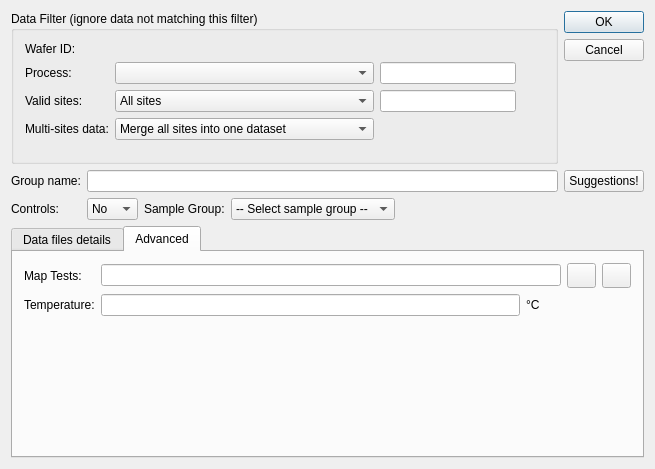
<?xml version="1.0" encoding="UTF-8"?>
<ui version="4.0">
 <class>FilterDialogBase</class>
 <widget class="QDialog" name="FilterDialogBase">
  <property name="geometry">
   <rect>
    <x>0</x>
    <y>0</y>
    <width>655</width>
    <height>469</height>
   </rect>
  </property>
  <property name="windowTitle">
   <string>File Properties</string>
  </property>
  <property name="windowIcon">
   <iconset resource="gex.qrc">
    <normaloff>:/gex/icons/gex_application_48x48.png</normaloff>:/gex/icons/gex_application_48x48.png</iconset>
  </property>
  <property name="autoFillBackground">
   <bool>true</bool>
  </property>
  <layout class="QGridLayout" name="gridLayout_2">
   <item row="0" column="0" colspan="5">
    <widget class="QGroupBox" name="groupBox">
     <property name="title">
      <string>Data Filter (ignore data not matching this filter)</string>
     </property>
     <layout class="QGridLayout" name="gridLayout">
      <property name="sizeConstraint">
       <enum>QLayout::SetMaximumSize</enum>
      </property>
      <item row="0" column="0" colspan="2">
       <widget class="QFrame" name="mUi_qfPtrWaferDisplayFrame">
        <property name="enabled">
         <bool>true</bool>
        </property>
        <property name="frameShape">
         <enum>QFrame::NoFrame</enum>
        </property>
        <property name="frameShadow">
         <enum>QFrame::Raised</enum>
        </property>
        <property name="lineWidth">
         <number>0</number>
        </property>
        <layout class="QHBoxLayout" name="horizontalLayout" stretch="0,100">
         <property name="spacing">
          <number>0</number>
         </property>
         <property name="leftMargin">
          <number>0</number>
         </property>
         <property name="topMargin">
          <number>0</number>
         </property>
         <property name="rightMargin">
          <number>0</number>
         </property>
         <property name="bottomMargin">
          <number>0</number>
         </property>
         <item>
          <widget class="QLabel" name="label">
           <property name="sizePolicy">
            <sizepolicy hsizetype="Preferred" vsizetype="Ignored">
             <horstretch>0</horstretch>
             <verstretch>0</verstretch>
            </sizepolicy>
           </property>
           <property name="text">
            <string>Wafer ID:</string>
           </property>
          </widget>
         </item>
         <item>
          <widget class="QLabel" name="mUi_qlPtrWaferIDDisplayLabel">
           <property name="enabled">
            <bool>true</bool>
           </property>
           <property name="sizePolicy">
            <sizepolicy hsizetype="Preferred" vsizetype="Fixed">
             <horstretch>0</horstretch>
             <verstretch>0</verstretch>
            </sizepolicy>
           </property>
           <property name="text">
            <string/>
           </property>
          </widget>
         </item>
        </layout>
       </widget>
      </item>
      <item row="1" column="0">
       <widget class="QLabel" name="TextLabel1_2_2">
        <property name="text">
         <string>Process:</string>
        </property>
        <property name="wordWrap">
         <bool>false</bool>
        </property>
       </widget>
      </item>
      <item row="1" column="1">
       <widget class="QComboBox" name="comboProcess">
        <property name="toolTip">
         <string>Tells what type of parts to process. E.g.: Bin 1 only, or Fail parts only, etc...</string>
        </property>
       </widget>
      </item>
      <item row="1" column="2">
       <widget class="QLineEdit" name="editProcess">
        <property name="toolTip">
         <string>Specify the List of bins or parts to process/exclude. E.g.: 1 to 6, 9 to 13,17</string>
        </property>
        <property name="maxLength">
         <number>2048</number>
        </property>
       </widget>
      </item>
      <item row="1" column="3">
       <widget class="QToolButton" name="PickParts">
        <property name="sizePolicy">
         <sizepolicy hsizetype="Fixed" vsizetype="Fixed">
          <horstretch>0</horstretch>
          <verstretch>0</verstretch>
         </sizepolicy>
        </property>
        <property name="minimumSize">
         <size>
          <width>22</width>
          <height>22</height>
         </size>
        </property>
        <property name="maximumSize">
         <size>
          <width>22</width>
          <height>22</height>
         </size>
        </property>
        <property name="palette">
         <palette>
          <active>
           <colorrole role="WindowText">
            <brush brushstyle="SolidPattern">
             <color alpha="255">
              <red>0</red>
              <green>64</green>
              <blue>128</blue>
             </color>
            </brush>
           </colorrole>
           <colorrole role="Button">
            <brush brushstyle="SolidPattern">
             <color alpha="255">
              <red>255</red>
              <green>255</green>
              <blue>204</blue>
             </color>
            </brush>
           </colorrole>
           <colorrole role="Light">
            <brush brushstyle="SolidPattern">
             <color alpha="255">
              <red>255</red>
              <green>255</green>
              <blue>255</blue>
             </color>
            </brush>
           </colorrole>
           <colorrole role="Midlight">
            <brush brushstyle="SolidPattern">
             <color alpha="255">
              <red>237</red>
              <green>228</green>
              <blue>219</blue>
             </color>
            </brush>
           </colorrole>
           <colorrole role="Dark">
            <brush brushstyle="SolidPattern">
             <color alpha="255">
              <red>128</red>
              <green>128</green>
              <blue>128</blue>
             </color>
            </brush>
           </colorrole>
           <colorrole role="Mid">
            <brush brushstyle="SolidPattern">
             <color alpha="255">
              <red>144</red>
              <green>139</green>
              <blue>133</blue>
             </color>
            </brush>
           </colorrole>
           <colorrole role="Text">
            <brush brushstyle="SolidPattern">
             <color alpha="255">
              <red>0</red>
              <green>0</green>
              <blue>0</blue>
             </color>
            </brush>
           </colorrole>
           <colorrole role="BrightText">
            <brush brushstyle="SolidPattern">
             <color alpha="255">
              <red>255</red>
              <green>255</green>
              <blue>255</blue>
             </color>
            </brush>
           </colorrole>
           <colorrole role="ButtonText">
            <brush brushstyle="SolidPattern">
             <color alpha="255">
              <red>0</red>
              <green>0</green>
              <blue>0</blue>
             </color>
            </brush>
           </colorrole>
           <colorrole role="Base">
            <brush brushstyle="SolidPattern">
             <color alpha="255">
              <red>255</red>
              <green>255</green>
              <blue>255</blue>
             </color>
            </brush>
           </colorrole>
           <colorrole role="Window">
            <brush brushstyle="SolidPattern">
             <color alpha="255">
              <red>255</red>
              <green>255</green>
              <blue>204</blue>
             </color>
            </brush>
           </colorrole>
           <colorrole role="Shadow">
            <brush brushstyle="SolidPattern">
             <color alpha="255">
              <red>64</red>
              <green>64</green>
              <blue>64</blue>
             </color>
            </brush>
           </colorrole>
           <colorrole role="Highlight">
            <brush brushstyle="SolidPattern">
             <color alpha="255">
              <red>0</red>
              <green>36</green>
              <blue>104</blue>
             </color>
            </brush>
           </colorrole>
           <colorrole role="HighlightedText">
            <brush brushstyle="SolidPattern">
             <color alpha="255">
              <red>255</red>
              <green>255</green>
              <blue>255</blue>
             </color>
            </brush>
           </colorrole>
           <colorrole role="Link">
            <brush brushstyle="SolidPattern">
             <color alpha="255">
              <red>0</red>
              <green>0</green>
              <blue>255</blue>
             </color>
            </brush>
           </colorrole>
           <colorrole role="LinkVisited">
            <brush brushstyle="SolidPattern">
             <color alpha="255">
              <red>255</red>
              <green>0</green>
              <blue>255</blue>
             </color>
            </brush>
           </colorrole>
          </active>
          <inactive>
           <colorrole role="WindowText">
            <brush brushstyle="SolidPattern">
             <color alpha="255">
              <red>0</red>
              <green>64</green>
              <blue>128</blue>
             </color>
            </brush>
           </colorrole>
           <colorrole role="Button">
            <brush brushstyle="SolidPattern">
             <color alpha="255">
              <red>255</red>
              <green>255</green>
              <blue>204</blue>
             </color>
            </brush>
           </colorrole>
           <colorrole role="Light">
            <brush brushstyle="SolidPattern">
             <color alpha="255">
              <red>255</red>
              <green>255</green>
              <blue>255</blue>
             </color>
            </brush>
           </colorrole>
           <colorrole role="Midlight">
            <brush brushstyle="SolidPattern">
             <color alpha="255">
              <red>237</red>
              <green>228</green>
              <blue>219</blue>
             </color>
            </brush>
           </colorrole>
           <colorrole role="Dark">
            <brush brushstyle="SolidPattern">
             <color alpha="255">
              <red>128</red>
              <green>128</green>
              <blue>128</blue>
             </color>
            </brush>
           </colorrole>
           <colorrole role="Mid">
            <brush brushstyle="SolidPattern">
             <color alpha="255">
              <red>144</red>
              <green>139</green>
              <blue>133</blue>
             </color>
            </brush>
           </colorrole>
           <colorrole role="Text">
            <brush brushstyle="SolidPattern">
             <color alpha="255">
              <red>0</red>
              <green>0</green>
              <blue>0</blue>
             </color>
            </brush>
           </colorrole>
           <colorrole role="BrightText">
            <brush brushstyle="SolidPattern">
             <color alpha="255">
              <red>255</red>
              <green>255</green>
              <blue>255</blue>
             </color>
            </brush>
           </colorrole>
           <colorrole role="ButtonText">
            <brush brushstyle="SolidPattern">
             <color alpha="255">
              <red>0</red>
              <green>0</green>
              <blue>0</blue>
             </color>
            </brush>
           </colorrole>
           <colorrole role="Base">
            <brush brushstyle="SolidPattern">
             <color alpha="255">
              <red>255</red>
              <green>255</green>
              <blue>255</blue>
             </color>
            </brush>
           </colorrole>
           <colorrole role="Window">
            <brush brushstyle="SolidPattern">
             <color alpha="255">
              <red>255</red>
              <green>255</green>
              <blue>204</blue>
             </color>
            </brush>
           </colorrole>
           <colorrole role="Shadow">
            <brush brushstyle="SolidPattern">
             <color alpha="255">
              <red>64</red>
              <green>64</green>
              <blue>64</blue>
             </color>
            </brush>
           </colorrole>
           <colorrole role="Highlight">
            <brush brushstyle="SolidPattern">
             <color alpha="255">
              <red>216</red>
              <green>208</green>
              <blue>200</blue>
             </color>
            </brush>
           </colorrole>
           <colorrole role="HighlightedText">
            <brush brushstyle="SolidPattern">
             <color alpha="255">
              <red>0</red>
              <green>0</green>
              <blue>0</blue>
             </color>
            </brush>
           </colorrole>
           <colorrole role="Link">
            <brush brushstyle="SolidPattern">
             <color alpha="255">
              <red>0</red>
              <green>0</green>
              <blue>255</blue>
             </color>
            </brush>
           </colorrole>
           <colorrole role="LinkVisited">
            <brush brushstyle="SolidPattern">
             <color alpha="255">
              <red>255</red>
              <green>0</green>
              <blue>255</blue>
             </color>
            </brush>
           </colorrole>
          </inactive>
          <disabled>
           <colorrole role="WindowText">
            <brush brushstyle="SolidPattern">
             <color alpha="255">
              <red>0</red>
              <green>64</green>
              <blue>128</blue>
             </color>
            </brush>
           </colorrole>
           <colorrole role="Button">
            <brush brushstyle="SolidPattern">
             <color alpha="255">
              <red>255</red>
              <green>255</green>
              <blue>204</blue>
             </color>
            </brush>
           </colorrole>
           <colorrole role="Light">
            <brush brushstyle="SolidPattern">
             <color alpha="255">
              <red>255</red>
              <green>255</green>
              <blue>255</blue>
             </color>
            </brush>
           </colorrole>
           <colorrole role="Midlight">
            <brush brushstyle="SolidPattern">
             <color alpha="255">
              <red>235</red>
              <green>231</green>
              <blue>227</blue>
             </color>
            </brush>
           </colorrole>
           <colorrole role="Dark">
            <brush brushstyle="SolidPattern">
             <color alpha="255">
              <red>128</red>
              <green>128</green>
              <blue>128</blue>
             </color>
            </brush>
           </colorrole>
           <colorrole role="Mid">
            <brush brushstyle="SolidPattern">
             <color alpha="255">
              <red>144</red>
              <green>139</green>
              <blue>133</blue>
             </color>
            </brush>
           </colorrole>
           <colorrole role="Text">
            <brush brushstyle="SolidPattern">
             <color alpha="255">
              <red>108</red>
              <green>104</green>
              <blue>100</blue>
             </color>
            </brush>
           </colorrole>
           <colorrole role="BrightText">
            <brush brushstyle="SolidPattern">
             <color alpha="255">
              <red>255</red>
              <green>255</green>
              <blue>255</blue>
             </color>
            </brush>
           </colorrole>
           <colorrole role="ButtonText">
            <brush brushstyle="SolidPattern">
             <color alpha="255">
              <red>108</red>
              <green>104</green>
              <blue>100</blue>
             </color>
            </brush>
           </colorrole>
           <colorrole role="Base">
            <brush brushstyle="SolidPattern">
             <color alpha="255">
              <red>255</red>
              <green>255</green>
              <blue>255</blue>
             </color>
            </brush>
           </colorrole>
           <colorrole role="Window">
            <brush brushstyle="SolidPattern">
             <color alpha="255">
              <red>255</red>
              <green>255</green>
              <blue>204</blue>
             </color>
            </brush>
           </colorrole>
           <colorrole role="Shadow">
            <brush brushstyle="SolidPattern">
             <color alpha="255">
              <red>0</red>
              <green>0</green>
              <blue>0</blue>
             </color>
            </brush>
           </colorrole>
           <colorrole role="Highlight">
            <brush brushstyle="SolidPattern">
             <color alpha="255">
              <red>0</red>
              <green>36</green>
              <blue>104</blue>
             </color>
            </brush>
           </colorrole>
           <colorrole role="HighlightedText">
            <brush brushstyle="SolidPattern">
             <color alpha="255">
              <red>255</red>
              <green>255</green>
              <blue>255</blue>
             </color>
            </brush>
           </colorrole>
           <colorrole role="Link">
            <brush brushstyle="SolidPattern">
             <color alpha="255">
              <red>0</red>
              <green>0</green>
              <blue>255</blue>
             </color>
            </brush>
           </colorrole>
           <colorrole role="LinkVisited">
            <brush brushstyle="SolidPattern">
             <color alpha="255">
              <red>255</red>
              <green>0</green>
              <blue>255</blue>
             </color>
            </brush>
           </colorrole>
          </disabled>
         </palette>
        </property>
        <property name="toolTip">
         <string>Pick from list...</string>
        </property>
        <property name="text">
         <string/>
        </property>
        <property name="icon">
         <iconset resource="gex.qrc">
          <normaloff>:/gex/icons/combo.png</normaloff>:/gex/icons/combo.png</iconset>
        </property>
        <property name="iconSize">
         <size>
          <width>32</width>
          <height>32</height>
         </size>
        </property>
        <property name="autoRaise">
         <bool>true</bool>
        </property>
       </widget>
      </item>
      <item row="2" column="1">
       <widget class="QComboBox" name="comboSites">
        <property name="toolTip">
         <string>Tells which sites to process</string>
        </property>
        <item>
         <property name="text">
          <string>All sites</string>
         </property>
        </item>
        <item>
         <property name="text">
          <string>Specific site...</string>
         </property>
        </item>
       </widget>
      </item>
      <item row="2" column="2">
       <widget class="QLineEdit" name="editSites">
        <property name="toolTip">
         <string>Specify which site to process. E.g.: 0 or 1</string>
        </property>
        <property name="maxLength">
         <number>80</number>
        </property>
       </widget>
      </item>
      <item row="3" column="0">
       <widget class="QLabel" name="TextLabelMultiSites">
        <property name="text">
         <string>Multi-sites data:</string>
        </property>
        <property name="wordWrap">
         <bool>false</bool>
        </property>
       </widget>
      </item>
      <item row="4" column="1">
       <spacer name="verticalSpacer">
        <property name="orientation">
         <enum>Qt::Vertical</enum>
        </property>
        <property name="sizeType">
         <enum>QSizePolicy::MinimumExpanding</enum>
        </property>
        <property name="sizeHint" stdset="0">
         <size>
          <width>20</width>
          <height>10</height>
         </size>
        </property>
       </spacer>
      </item>
      <item row="2" column="0">
       <widget class="QLabel" name="TextLabel1_2">
        <property name="text">
         <string>Valid sites:</string>
        </property>
        <property name="wordWrap">
         <bool>false</bool>
        </property>
       </widget>
      </item>
      <item row="3" column="1">
       <widget class="QComboBox" name="comboMultiSites">
        <property name="toolTip">
         <string>Tells if merge all sites or plot one chart per testing site</string>
        </property>
        <item>
         <property name="text">
          <string>Merge all sites into one dataset</string>
         </property>
        </item>
        <item>
         <property name="text">
          <string>No merge: Chart each site data separately</string>
         </property>
        </item>
       </widget>
      </item>
     </layout>
    </widget>
   </item>
   <item row="0" column="5">
    <layout class="QVBoxLayout">
     <item>
      <widget class="QPushButton" name="PushButtonOk">
       <property name="text">
        <string>OK</string>
       </property>
       <property name="default">
        <bool>true</bool>
       </property>
      </widget>
     </item>
     <item>
      <widget class="QPushButton" name="PushButtonCancel">
       <property name="text">
        <string>Cancel</string>
       </property>
      </widget>
     </item>
     <item>
      <spacer name="spacer1">
       <property name="orientation">
        <enum>Qt::Vertical</enum>
       </property>
       <property name="sizeType">
        <enum>QSizePolicy::Expanding</enum>
       </property>
       <property name="sizeHint" stdset="0">
        <size>
         <width>20</width>
         <height>29</height>
        </size>
       </property>
      </spacer>
     </item>
    </layout>
   </item>
   <item row="1" column="0">
    <widget class="QLabel" name="TextLabelGroupName">
     <property name="sizePolicy">
      <sizepolicy hsizetype="Fixed" vsizetype="Preferred">
       <horstretch>0</horstretch>
       <verstretch>0</verstretch>
      </sizepolicy>
     </property>
     <property name="text">
      <string>Group name:</string>
     </property>
     <property name="wordWrap">
      <bool>false</bool>
     </property>
    </widget>
   </item>
   <item row="1" column="5">
    <widget class="QPushButton" name="pushButtonSuggestName">
     <property name="sizePolicy">
      <sizepolicy hsizetype="Fixed" vsizetype="Fixed">
       <horstretch>0</horstretch>
       <verstretch>0</verstretch>
      </sizepolicy>
     </property>
     <property name="toolTip">
      <string>Show a list of suggestion for this dataset name!</string>
     </property>
     <property name="text">
      <string>Suggestions!</string>
     </property>
    </widget>
   </item>
   <item row="2" column="0">
    <widget class="QLabel" name="TextLabelGroupType">
     <property name="sizePolicy">
      <sizepolicy hsizetype="Fixed" vsizetype="Preferred">
       <horstretch>0</horstretch>
       <verstretch>0</verstretch>
      </sizepolicy>
     </property>
     <property name="text">
      <string>Controls:</string>
     </property>
     <property name="wordWrap">
      <bool>false</bool>
     </property>
    </widget>
   </item>
   <item row="2" column="1">
    <widget class="QComboBox" name="comboGroupType">
     <property name="sizePolicy">
      <sizepolicy hsizetype="Fixed" vsizetype="Fixed">
       <horstretch>0</horstretch>
       <verstretch>0</verstretch>
      </sizepolicy>
     </property>
     <property name="toolTip">
      <string/>
     </property>
     <item>
      <property name="text">
       <string>No</string>
      </property>
     </item>
     <item>
      <property name="text">
       <string>Yes</string>
      </property>
     </item>
    </widget>
   </item>
   <item row="2" column="2">
    <widget class="QLabel" name="labelSampleGroup">
     <property name="text">
      <string>Sample Group:</string>
     </property>
    </widget>
   </item>
   <item row="2" column="3">
    <widget class="QComboBox" name="comboBoxSampleGroup">
     <property name="sizePolicy">
      <sizepolicy hsizetype="Expanding" vsizetype="Fixed">
       <horstretch>0</horstretch>
       <verstretch>0</verstretch>
      </sizepolicy>
     </property>
     <item>
      <property name="text">
       <string>-- Select sample group --</string>
      </property>
     </item>
    </widget>
   </item>
   <item row="2" column="4">
    <spacer name="horizontalSpacer">
     <property name="orientation">
      <enum>Qt::Horizontal</enum>
     </property>
     <property name="sizeHint" stdset="0">
      <size>
       <width>40</width>
       <height>20</height>
      </size>
     </property>
    </spacer>
   </item>
   <item row="3" column="0" colspan="6">
    <widget class="QTabWidget" name="tabWidget">
     <property name="toolTip">
      <string/>
     </property>
     <property name="autoFillBackground">
      <bool>false</bool>
     </property>
     <property name="currentIndex">
      <number>1</number>
     </property>
     <widget class="QWidget" name="tabDetails">
      <attribute name="title">
       <string>Data files details</string>
      </attribute>
      <layout class="QVBoxLayout">
       <item>
        <widget class="QTreeWidget" name="treeWidget">
         <property name="toolTip">
          <string>File details (test information)</string>
         </property>
         <property name="selectionMode">
          <enum>QAbstractItemView::NoSelection</enum>
         </property>
         <property name="rootIsDecorated">
          <bool>false</bool>
         </property>
         <property name="allColumnsShowFocus">
          <bool>true</bool>
         </property>
         <column>
          <property name="text">
           <string>Label</string>
          </property>
         </column>
         <column>
          <property name="text">
           <string>Field Value</string>
          </property>
         </column>
        </widget>
       </item>
      </layout>
     </widget>
     <widget class="QWidget" name="tabAdvanced">
      <attribute name="title">
       <string>Advanced</string>
      </attribute>
      <layout class="QGridLayout" name="gridLayout_3">
       <item row="0" column="0">
        <widget class="QLabel" name="TextLabelMapTests">
         <property name="text">
          <string>Map Tests:</string>
         </property>
         <property name="wordWrap">
          <bool>false</bool>
         </property>
        </widget>
       </item>
       <item row="1" column="1">
        <widget class="QLineEdit" name="editTemperature">
         <property name="toolTip">
          <string>Testing temperature in °C (leave empty if unknown)</string>
         </property>
         <property name="maxLength">
          <number>80</number>
         </property>
        </widget>
       </item>
       <item row="0" column="8">
        <widget class="QPushButton" name="pushButtonCreateMapTests">
         <property name="sizePolicy">
          <sizepolicy hsizetype="Fixed" vsizetype="Fixed">
           <horstretch>0</horstretch>
           <verstretch>0</verstretch>
          </sizepolicy>
         </property>
         <property name="minimumSize">
          <size>
           <width>29</width>
           <height>25</height>
          </size>
         </property>
         <property name="maximumSize">
          <size>
           <width>29</width>
           <height>25</height>
          </size>
         </property>
         <property name="toolTip">
          <string>Edit map file / Create tests numbers mapping file from template</string>
         </property>
         <property name="text">
          <string/>
         </property>
         <property name="icon">
          <iconset resource="gex.qrc">
           <normaloff>:/gex/icons/properties.png</normaloff>:/gex/icons/properties.png</iconset>
         </property>
         <property name="iconSize">
          <size>
           <width>32</width>
           <height>32</height>
          </size>
         </property>
        </widget>
       </item>
       <item row="3" column="6">
        <spacer name="spacer3">
         <property name="orientation">
          <enum>Qt::Vertical</enum>
         </property>
         <property name="sizeType">
          <enum>QSizePolicy::Expanding</enum>
         </property>
         <property name="sizeHint" stdset="0">
          <size>
           <width>11</width>
           <height>74</height>
          </size>
         </property>
        </spacer>
       </item>
       <item row="0" column="7">
        <widget class="QPushButton" name="pushButtonMapTests">
         <property name="sizePolicy">
          <sizepolicy hsizetype="Fixed" vsizetype="Fixed">
           <horstretch>0</horstretch>
           <verstretch>0</verstretch>
          </sizepolicy>
         </property>
         <property name="minimumSize">
          <size>
           <width>29</width>
           <height>25</height>
          </size>
         </property>
         <property name="maximumSize">
          <size>
           <width>29</width>
           <height>25</height>
          </size>
         </property>
         <property name="toolTip">
          <string>Select tests numbers mapping file</string>
         </property>
         <property name="text">
          <string/>
         </property>
         <property name="icon">
          <iconset resource="gex.qrc">
           <normaloff>:/gex/icons/file_open.png</normaloff>:/gex/icons/file_open.png</iconset>
         </property>
         <property name="iconSize">
          <size>
           <width>32</width>
           <height>32</height>
          </size>
         </property>
        </widget>
       </item>
       <item row="1" column="0">
        <widget class="QLabel" name="TextLabelMapTests_2">
         <property name="text">
          <string>Temperature:</string>
         </property>
         <property name="wordWrap">
          <bool>false</bool>
         </property>
        </widget>
       </item>
       <item row="0" column="1" colspan="6">
        <widget class="QLineEdit" name="LineEditMapTests">
         <property name="toolTip">
          <string>Map Tests to new tests numbers (.csv file)</string>
         </property>
         <property name="readOnly">
          <bool>false</bool>
         </property>
        </widget>
       </item>
       <item row="1" column="2" colspan="4">
        <widget class="QLabel" name="TextLabelMapTests_2_2">
         <property name="text">
          <string>°C</string>
         </property>
         <property name="wordWrap">
          <bool>false</bool>
         </property>
        </widget>
       </item>
      </layout>
     </widget>
    </widget>
   </item>
   <item row="1" column="1" colspan="4">
    <widget class="QLineEdit" name="LineEditGroupName">
     <property name="toolTip">
      <string>Group name for data coming from this file</string>
     </property>
    </widget>
   </item>
  </layout>
 </widget>
 <layoutdefault spacing="6" margin="11"/>
 <resources>
  <include location="gex.qrc"/>
 </resources>
 <connections/>
</ui>
